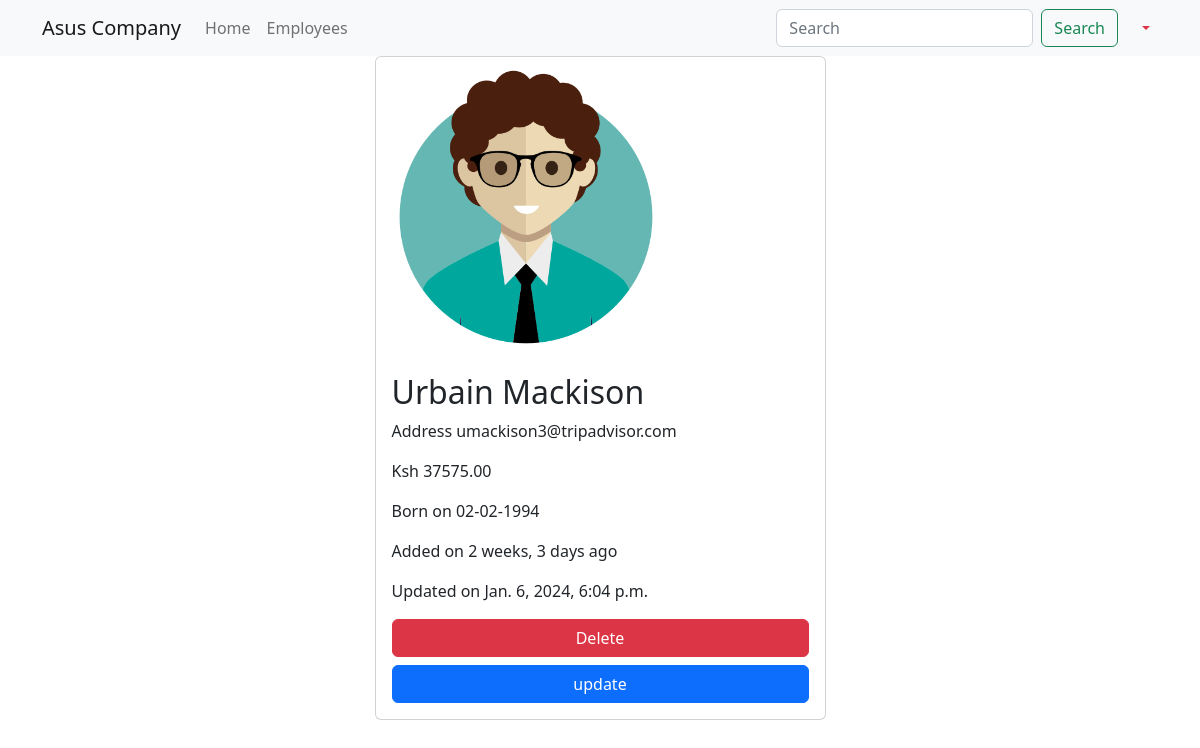
Screenshot of /employees/4 (signed in) with the database file from the repository.
### main_app/models.py (models this page shows, shortened)
class Employee(models.Model):
    name = models.CharField(max_length=40)
    email = models.EmailField(unique=True)
    dob = models.DateField(null=True)
    salary = models.DecimalField(max_digits=7, decimal_places=2)
    disabled = models.BooleanField(default=False)
    profile_picture = models.ImageField(upload_to=unique_img_name, null=True, default='employees/employee.png')
    created_at = models.DateTimeField(auto_now_add=True, null=True)
    updated_at = models.DateTimeField(auto_now=True, null=True)

### main_app/views.py (the view)
# urls.py: path('employees/<int:emp_id>', views.employee_details, name='details'),
@login_required
@permission_required('main_app.view_employee', raise_exception=True)
def employee_details(request, emp_id):
    employee = Employee.objects.get(pk=emp_id)
    return render(request, 'employee_details.html', {'employee': employee})

### templates/employee_details.html (shortened to what this page needs)
{% extends 'base_template.html' %}
{% load humanize %}
{% block content %}
{% include 'navbar.html' %}
    <div class="container">
        <div class="row justify-content-center">
            <div class="col-sm-5">
                <div class="card">
                    {% if employee.profile_picture %}
                        <img src="{{ employee.profile_picture.url }}" height="300" width="300" alt="">
                    {% endif %}
                    <div class="card-body">
                        <h2 class="card-title">{{ employee.name }}</h2>
                        <p class="card-text">Address {{ employee.email }}</p>
                        <p class="card-text">Ksh {{ employee.salary }}</p>
                        <p class="card-text">Born on {{ employee.dob | date:'d-m-Y'}}</p>
                        <p class="card-text">Added on {{ employee.created_at | naturaltime }}</p>
                        <p class="card-text">Updated on {{ employee.updated_at }}</p>
                          {% if perms.main_app.delete_employee %}
                          	    <a href="{% url 'delete' employee.id %}" class="btn btn-danger w-100">Delete</a>
                          {% endif %}
                       {% if perms.main_app.change_employee%}
                           <a href="{% url 'update' employee.id %}" class="btn btn-primary w-100 mt-2">update</a>
                       {% endif %}
                    </div>
                </div>
            </div>
        </div>
    </div>
{% endblock %}

### rows the page displays
Employee: profile_picture (picture), name "Urbain Mackison", email "umackison3@tripadvisor.com", salary "37575.00", dob "02-02-1994", created_at "2 weeks, 3 days ago", updated_at "Jan. 6, 2024, 6:04 p.m."
